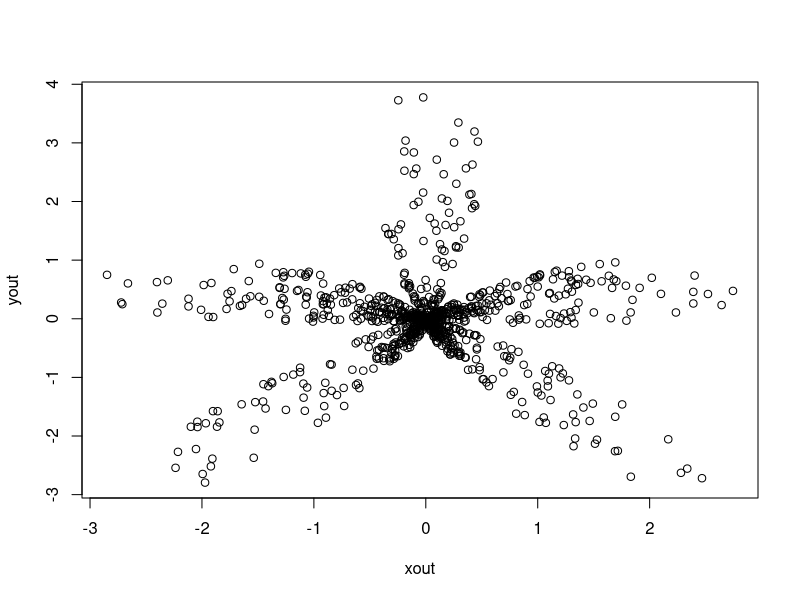
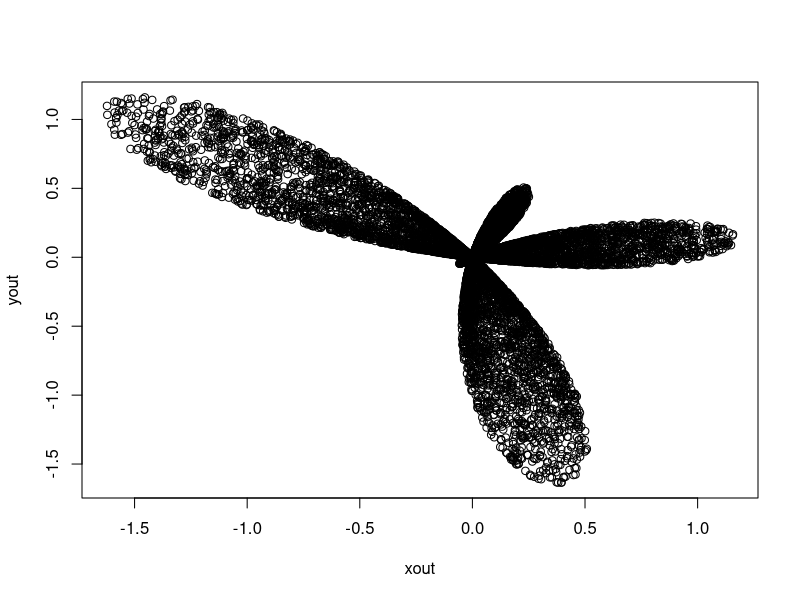
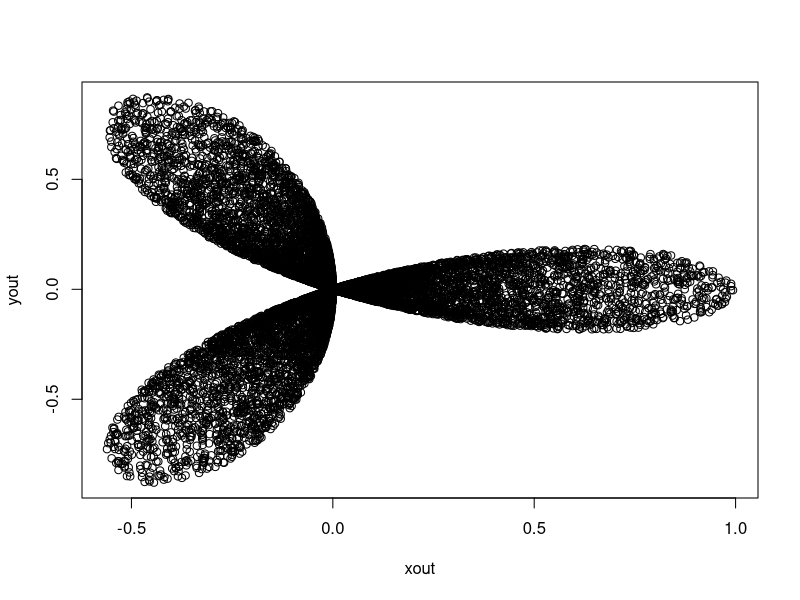

Write the R code that produced these figures, in order.
rstar <- function(n, p1, p2, lambda1, lambda2){
	A <- 2*pi*runif(n,0,1)
	upper <- p1*sin(lambda1*A) + p2*cos(lambda2*A)
	r <- sign(upper) * runif(n, 0, abs(upper))
	out <- data.frame(xout = r*cos(A), yout = r*sin(A))
	return(out)
}

#???
plot(rstar(1000, 2, 2, 5, 4))

plot(rstar(1e4, 1, 1, 3, 5))

beta_sim = rstar(10000, 0, 1, 3, 3)
plot(beta_sim)

